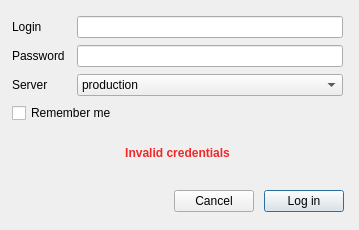
<?xml version="1.0" encoding="UTF-8"?>
<ui version="4.0">
 <class>Dialog</class>
 <widget class="QDialog" name="Dialog">
  <property name="windowModality">
   <enum>Qt::WindowModal</enum>
  </property>
  <property name="geometry">
   <rect>
    <x>0</x>
    <y>0</y>
    <width>359</width>
    <height>230</height>
   </rect>
  </property>
  <property name="sizePolicy">
   <sizepolicy hsizetype="Fixed" vsizetype="Fixed">
    <horstretch>0</horstretch>
    <verstretch>0</verstretch>
   </sizepolicy>
  </property>
  <property name="minimumSize">
   <size>
    <width>359</width>
    <height>230</height>
   </size>
  </property>
  <property name="maximumSize">
   <size>
    <width>359</width>
    <height>230</height>
   </size>
  </property>
  <property name="windowTitle">
   <string>Mapflow - Log In</string>
  </property>
  <property name="windowIcon">
   <iconset>
    <normaloff>icon.png</normaloff>icon.png</iconset>
  </property>
  <property name="styleSheet">
   <string notr="true">rgb(255,0,0)</string>
  </property>
  <property name="sizeGripEnabled">
   <bool>false</bool>
  </property>
  <property name="modal">
   <bool>true</bool>
  </property>
  <widget class="QWidget" name="layoutWidget">
   <property name="geometry">
    <rect>
     <x>174</x>
     <y>190</y>
     <width>172</width>
     <height>32</height>
    </rect>
   </property>
   <layout class="QHBoxLayout" name="buttons" stretch="0,0">
    <property name="spacing">
     <number>10</number>
    </property>
    <property name="sizeConstraint">
     <enum>QLayout::SetFixedSize</enum>
    </property>
    <property name="rightMargin">
     <number>0</number>
    </property>
    <item>
     <widget class="QPushButton" name="cancelButton">
      <property name="sizePolicy">
       <sizepolicy hsizetype="Fixed" vsizetype="Fixed">
        <horstretch>0</horstretch>
        <verstretch>0</verstretch>
       </sizepolicy>
      </property>
      <property name="text">
       <string>Cancel</string>
      </property>
      <property name="flat">
       <bool>false</bool>
      </property>
     </widget>
    </item>
    <item>
     <widget class="QPushButton" name="loginButton">
      <property name="sizePolicy">
       <sizepolicy hsizetype="Fixed" vsizetype="Fixed">
        <horstretch>0</horstretch>
        <verstretch>0</verstretch>
       </sizepolicy>
      </property>
      <property name="autoFillBackground">
       <bool>false</bool>
      </property>
      <property name="text">
       <string>Log in</string>
      </property>
      <property name="checkable">
       <bool>false</bool>
      </property>
      <property name="default">
       <bool>true</bool>
      </property>
     </widget>
    </item>
   </layout>
  </widget>
  <widget class="QWidget" name="layoutWidget">
   <property name="geometry">
    <rect>
     <x>12</x>
     <y>16</y>
     <width>331</width>
     <height>167</height>
    </rect>
   </property>
   <layout class="QGridLayout" name="gridLayout">
    <property name="spacing">
     <number>0</number>
    </property>
    <item row="0" column="0">
     <layout class="QFormLayout" name="formLayout">
      <property name="horizontalSpacing">
       <number>12</number>
      </property>
      <property name="verticalSpacing">
       <number>7</number>
      </property>
      <item row="0" column="0">
       <widget class="QLabel" name="loginLabel">
        <property name="text">
         <string>Login</string>
        </property>
       </widget>
      </item>
      <item row="0" column="1">
       <widget class="QLineEdit" name="loginField">
        <property name="text">
         <string/>
        </property>
        <property name="alignment">
         <set>Qt::AlignLeading|Qt::AlignLeft|Qt::AlignVCenter</set>
        </property>
        <property name="clearButtonEnabled">
         <bool>true</bool>
        </property>
       </widget>
      </item>
      <item row="1" column="0">
       <widget class="QLabel" name="passwordLabel">
        <property name="text">
         <string>Password</string>
        </property>
       </widget>
      </item>
      <item row="1" column="1">
       <widget class="QgsPasswordLineEdit" name="passwordField">
        <property name="clearButtonEnabled">
         <bool>true</bool>
        </property>
        <property name="showLockIcon">
         <bool>false</bool>
        </property>
       </widget>
      </item>
      <item row="2" column="0">
       <widget class="QLabel" name="serverLabel">
        <property name="text">
         <string>Server</string>
        </property>
       </widget>
      </item>
      <item row="2" column="1">
       <widget class="QComboBox" name="serverCombo">
        <item>
         <property name="text">
          <string>production</string>
         </property>
        </item>
        <item>
         <property name="text">
          <string>staging</string>
         </property>
        </item>
       </widget>
      </item>
      <item row="3" column="0" colspan="2">
       <widget class="QCheckBox" name="rememberMe">
        <property name="text">
         <string>Remember me</string>
        </property>
       </widget>
      </item>
     </layout>
    </item>
    <item row="1" column="0">
     <widget class="QLabel" name="invalidCredentialsMessage">
      <property name="font">
       <font>
        <weight>75</weight>
        <bold>true</bold>
       </font>
      </property>
      <property name="visible">
       <bool>false</bool>
      </property>
      <property name="autoFillBackground">
       <bool>false</bool>
      </property>
      <property name="styleSheet">
       <string notr="true">color: rgb(239, 41, 41);</string>
      </property>
      <property name="inputMethodHints">
       <set>Qt::ImhNone</set>
      </property>
      <property name="frameShape">
       <enum>QFrame::NoFrame</enum>
      </property>
      <property name="frameShadow">
       <enum>QFrame::Plain</enum>
      </property>
      <property name="text">
       <string>Invalid credentials</string>
      </property>
      <property name="alignment">
       <set>Qt::AlignCenter</set>
      </property>
     </widget>
    </item>
   </layout>
  </widget>
 </widget>
 <customwidgets>
  <customwidget>
   <class>QgsPasswordLineEdit</class>
   <extends>QLineEdit</extends>
   <header>qgspasswordlineedit.h</header>
  </customwidget>
 </customwidgets>
 <resources/>
 <connections/>
</ui>
